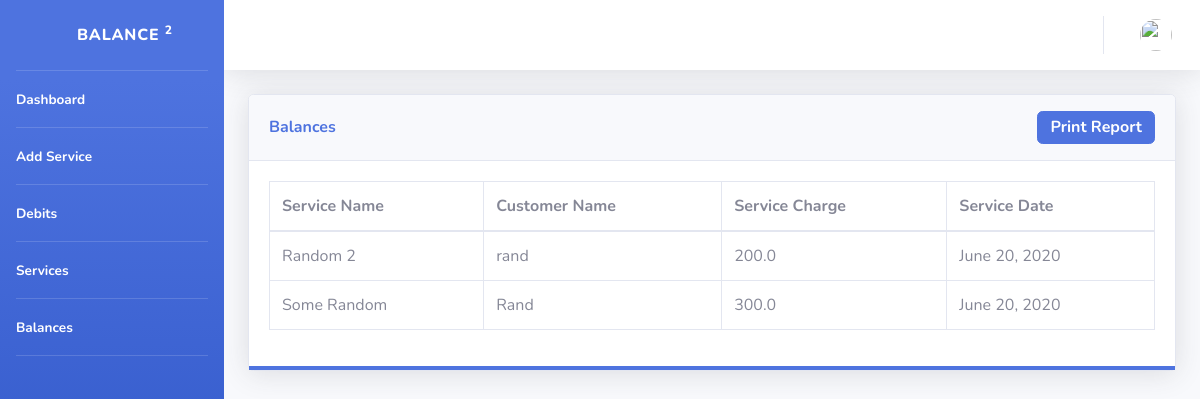
/balance/, run on an earlier commit of the app's database.
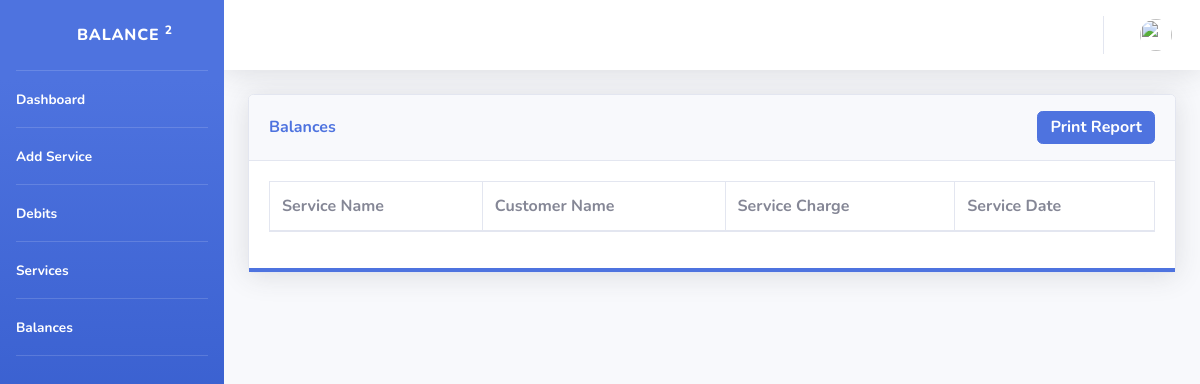
And on a later commit of the database.
### calcbook/models.py (models this page shows, shortened)
class Balance(models.Model):
    service_id = models.ForeignKey(Services , on_delete = models.CASCADE)
    balance_amt = models.FloatField()

class Services(models.Model):
    service_name = models.CharField(max_length= 50)
    customer_id = models.ForeignKey(Customers , on_delete= models.CASCADE)
    service_charge = models.FloatField()
    profit = models.FloatField()
    isPaid = models.BooleanField()
    paid_amt = models.FloatField()
    service_date = models.DateField()
    bal_paid_date = models.DateField(blank=True, null=True)

class Customers(models.Model):
    name = models.CharField(max_length = 50)
    phone = models.CharField( max_length=13 , blank=True)
    email = models.EmailField(blank=True)

### calcbook/views.py (the view)
# urls.py: path('balance/', views.BalanceList.as_view(), name="balance"),
class BalanceList(ListView):
    queryset = Balance.objects.order_by('-id')
    context_object_name = 'balances'
    template_name = "balance_list.html"

### templates/balance_list.html (shortened to what this page needs)
{% extends 'base.html' %}
{% block body_block %}
<div class="card shadow mb-4 mt-4">
    <div class="card-header py-3">
        <div class="table-print" style="display: flex; justify-content: space-between; align-items: center;">
            <h6 class="m-0 font-weight-bold text-primary">Balances</h6>
            <button class="btn btn-primary">
                <a href="/balpdf" style="color: white; text-decoration: none;"><h6 class="m-0 font-weight-bold ">Print Report</h6></a>
            </button>
        </div>
    </div>
    <div class="card-body  border-bottom-primary">
        <div class="table-responsive ">
            <table class="table table-bordered" data-order='[[ 0, "des" ]]' id="dataTable" width="100%" cellspacing="0"
                align="center">
                <thead>
                    <tr>
                        <th>Service Name</th>
                        <th>Customer Name</th>
                        <th>Service Charge</th>
                        <th>Service Date</th>
                    </tr>
                </thead>
                <tbody>
                    {% for balance in balances %}
                    <tr>
                        <td>{{balance.service_id.service_name}}</td>
                        <td>{{balance.service_id.customer_id.name}}</td>
                        <td>{{balance.balance_amt}}</td>
                        <td>{{balance.service_id.service_date}}</td>
                    </tr>
                    {% endfor %}
                </tbody>
            </table>
        </div>
    </div>
{% endblock body_block %}

What changed in the data, as far as the page shows it:
removed Balance: service_id.service_name "Random 2", service_id.customer_id.name "rand", balance_amt "200.0", service_id.service_date "June 20, 2020"
removed Balance: service_id.service_name "Some Random", service_id.customer_id.name "Rand", balance_amt "300.0", service_id.service_date "June 20, 2020"
